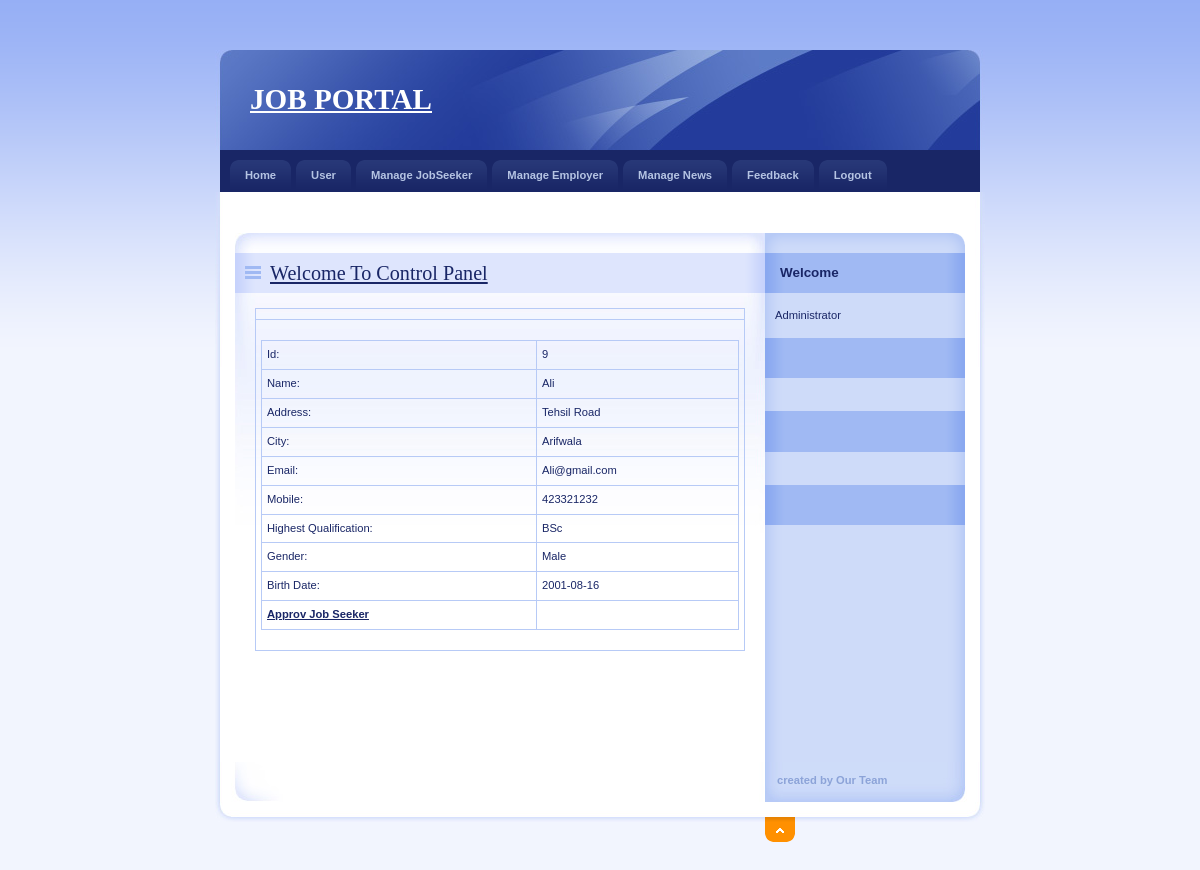
The page /Admin/DetailJob.php?JobId=9 on the database its author committed.
### tables this page shows
CREATE TABLE `jobseeker_reg` (
  `JobSeekId` int(11) NOT NULL,
  `JobSeekerName` varchar(20) NOT NULL,
  `Address` varchar(100) NOT NULL,
  `City` varchar(20) NOT NULL,
  `Email` varchar(40) NOT NULL,
  `Mobile` bigint(20) NOT NULL,
  `Qualification` varchar(20) NOT NULL,
  `Gender` varchar(10) NOT NULL,
  `BirthDate` date NOT NULL,
  `Resume` varchar(200) NOT NULL,
  `Status` varchar(10) NOT NULL,
  `UserName` varchar(20) NOT NULL,
  `Password` varchar(20) NOT NULL,
  `Question` varchar(100) NOT NULL,
  `Answer` varchar(50) NOT NULL
);

### Admin/DetailJob.php (the view, shortened to what this page needs)
<!DOCTYPE html PUBLIC "-//W3C//DTD XHTML 1.0 Strict//EN" "http://www.w3.org/TR/xhtml1/DTD/xhtml1-strict.dtd">
<html xmlns="http://www.w3.org/1999/xhtml" xml:lang="cs" lang="cs">
<head>
    <link rel="stylesheet" media="screen,projection" type="text/css" href="./css/main.css"/>
    <link rel="stylesheet" media="print" type="text/css" href="./css/print.css"/>
    <link rel="stylesheet" media="aural" type="text/css" href="./css/aural.css"/>
</head>
<body id="www-url-cz">
<div id="main" class="box">
    <?php
    include "Header.php"
    ?>
    <?php
    include "menu.php"
    ?>
    <div id="page" class="box">
        <div id="page-in" class="box">
            <div id="strip" class="box noprint">
                <p id="breadcrumbs">&nbsp;</p>
            </div>
            <div id="content">
                <div class="article">
                    <h2><span><a href="#">Welcome To Control Panel</a></span></h2>
                    <table width="100%" border="0" cellspacing="0" cellpadding="0">
                        <tr>
                            <td></td>
                        </tr>
                        <tr>
                            <td>
                                <?php
                                $ID = $_GET['JobId'];
                                $con = mysqli_connect("localhost", "root", "", "job");
                                $sql = "select * from JobSeeker_Reg where JobSeekId='" . $ID . "'  ";
                                $result = mysqli_query($con,$sql);
                                $row = mysqli_fetch_array($result)
                                ?>
                                <table width="100%" border="1" cellspacing="2" cellpadding="2">
                                    <tr>
                                        <td>Id:</td>
                                        <td><?php echo $row['JobSeekId']; ?></td>
                                    </tr>
                                    <tr>
                                        <td>Name:</td>
                                        <td><?php echo $row['JobSeekerName']; ?></td>
                                    </tr>
                                    <tr>
                                        <td>Address:</td>
                                        <td><?php echo $row['Address']; ?></td>
                                    </tr>
                                    <tr>
                                        <td>City:</td>
                                        <td><?php echo $row['City']; ?></td>
                                    </tr>
                                    <tr>
                                        <td>Email:</td>
                                        <td><?php echo $row['Email']; ?></td>
                                    </tr>
                                    <tr>
                                        <td>Mobile:</td>
                                        <td><?php echo $row['Mobile']; ?></td>
                                    </tr>
                                    <tr>
                                        <td>Highest Qualification:</td>
                                        <td><?php echo $row['Qualification']; ?></td>
                                    </tr>
                                    <tr>
                                        <td>Gender:</td>
                                        <td><?php echo $row['Gender']; ?></td>
                                    </tr>
                                    <tr>
                                        <td>Birth Date:</td>
                                        <td><?php echo $row['BirthDate']; ?></td>
                                    </tr>
                                    <tr>
                                        <td><strong><a href="ApprovJob.php?JobId=<?php echo $row['JobSeekId']; ?>">Approv
                                                    Job Seeker</a></strong></td>
                                        <td></td>
                                    </tr>
                                </table>
                            </td>
                        </tr>
                    </table>
                    <p>&nbsp;</p>
                    <p class="btn-more box noprint">&nbsp;</p>
                </div>
            </div>
            <?php
            include "right.php"
            ?>
        </div>
    </div>
    <?php
    include "footer.php"
    ?>
</div>
</body>
</html>

### Admin/css/main.css (style rules this page uses)
* { min-height:1px; }
body { border:0; margin:0; padding:0; background:#F2F5FE url("../design/bg.gif") 0 0 repeat-x; font:70%/160% "verdana",sans-serif; color:#192666; _text-align:center; }
a { color:#192666; }
p { border:0; margin:15px 0; padding:0; }
div { display:block; border:0; margin:0; padding:0; }
h1, h2, h3, h4, h5 { border:0; margin:15px 0 10px 0; padding:0; font-weight:bold; }
h2 { font-size:180%; line-height:100%; font-family:"georgia",serif; font-weight:normal; }
table { display:table; border-collapse:collapse; margin:15px 0; padding:0; border:1px solid #B7CAF6; font-size:100%; }
tr { display:table-row; }
th, td { display: table-cell; border:1px solid #B7CAF6; margin:0; padding:5px; vertical-align:top; text-align:left; }
a, img, span { border:0; margin:0; padding:0; }
strong, .strong { font-weight:bold; }
.box { min-height:1px; _height:1px; }
.box:after { content:"."; display:block; line-height:0px; font-size:0px; visibility:hidden; clear:both; }
#main { width:770px; margin:50px auto 0 auto; _text-align:left; }
#page { width:770px; min-height:1px; background:#FFF url("../design/bg_page.gif") 0 0 repeat-y; _height:1px; }
#page-in { min-height:1px; padding:10px 0; background:url("../design/bg_page_in.jpg") 0 0 no-repeat; _height:1px; }
#strip { position:relative; clear:both; padding:3px 20px 10px 20px; color:#6182D1; }
#strip p { margin:0; }
#strip #breadcrumbs { width:520px; margin:0; padding:0; }
#content { float:left; width:530px; _width:550px; margin:0; padding:0 0 0 20px; }
#content .article { clear:both; margin:0; padding:20px; background:url("../design/content_article_bg.jpg") 0 0 no-repeat; }
#content .article h2 { margin:0 -20px; padding:10px; background:#DEE5FD url("../design/content_title_bg.gif") 0 0 repeat-y; color:#192666; }
#content .article h2 span { background:url("../design/ico_list.gif") 0 50% no-repeat; padding-left:25px; }
#content .article p { text-align:justify; }
#content .btn-more { margin:0 0 15px 0; padding:0; border:0; position:relative; }

### Admin/css/print.css (style rules this page uses)
body { border:0; margin:0; padding:0; font-size:12pt }
a { color:#000; text-decoration:none; }
h1, h2, h3 { page-break-after:avoid; page-break-inside:avoid; }
table { border-collapse: collapse; border-width:1px; border-style:solid; }
th, td { display:table-cell; border-width:1px; border-style:solid; }
.noprint { display:none; }

### Admin/css/aural.css (style rules this page uses)
body { voice-family:paul,male; volume:loud; speech-rate:slow; richness:90; stress:20; }
h1, h2, h3, h4, h5 { cue-before:url("ping.au"); }
p, table { pause:50ms; }
strong { pitch:medium; pitch-range:60; stress:90; richness:90; }

### rows shown on the page
jobseeker_reg: JobSeekId "9", JobSeekerName "Ali", Address "Tehsil Road", City "Arifwala", Email "Ali@gmail.com", Mobile "423321232", Qualification "BSc", Gender "Male", BirthDate "2001-08-16"
